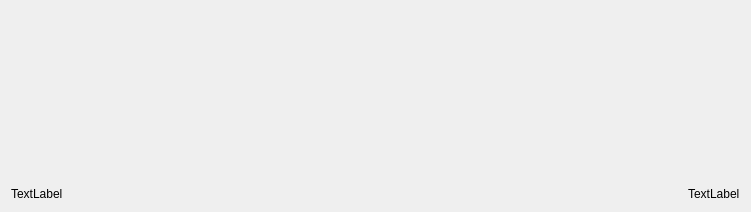
<?xml version="1.0" encoding="UTF-8"?>
<ui version="4.0">
 <class>CCustomer</class>
 <widget class="QWidget" name="CCustomer">
  <property name="geometry">
   <rect>
    <x>0</x>
    <y>0</y>
    <width>751</width>
    <height>212</height>
   </rect>
  </property>
  <property name="windowTitle">
   <string>Form</string>
  </property>
  <layout class="QGridLayout" name="gridLayout">
   <item row="2" column="0" colspan="2">
    <layout class="QHBoxLayout" name="hLayoutUnionViews">
     <item>
      <layout class="QVBoxLayout" name="vLayoutUnionPartnerHuman">
       <property name="spacing">
        <number>0</number>
       </property>
      </layout>
     </item>
    </layout>
   </item>
   <item row="0" column="0" colspan="2">
    <layout class="QHBoxLayout" name="hLayoutSearchToItem"/>
   </item>
   <item row="3" column="0" colspan="2">
    <layout class="QHBoxLayout" name="hLayoutInformation">
     <item alignment="Qt::AlignLeft|Qt::AlignBottom">
      <widget class="QLabel" name="labelCurrentUser">
       <property name="text">
        <string>TextLabel</string>
       </property>
      </widget>
     </item>
     <item alignment="Qt::AlignRight|Qt::AlignBottom">
      <widget class="QLabel" name="labelViewState">
       <property name="text">
        <string>TextLabel</string>
       </property>
      </widget>
     </item>
    </layout>
   </item>
  </layout>
 </widget>
 <resources/>
 <connections/>
</ui>
